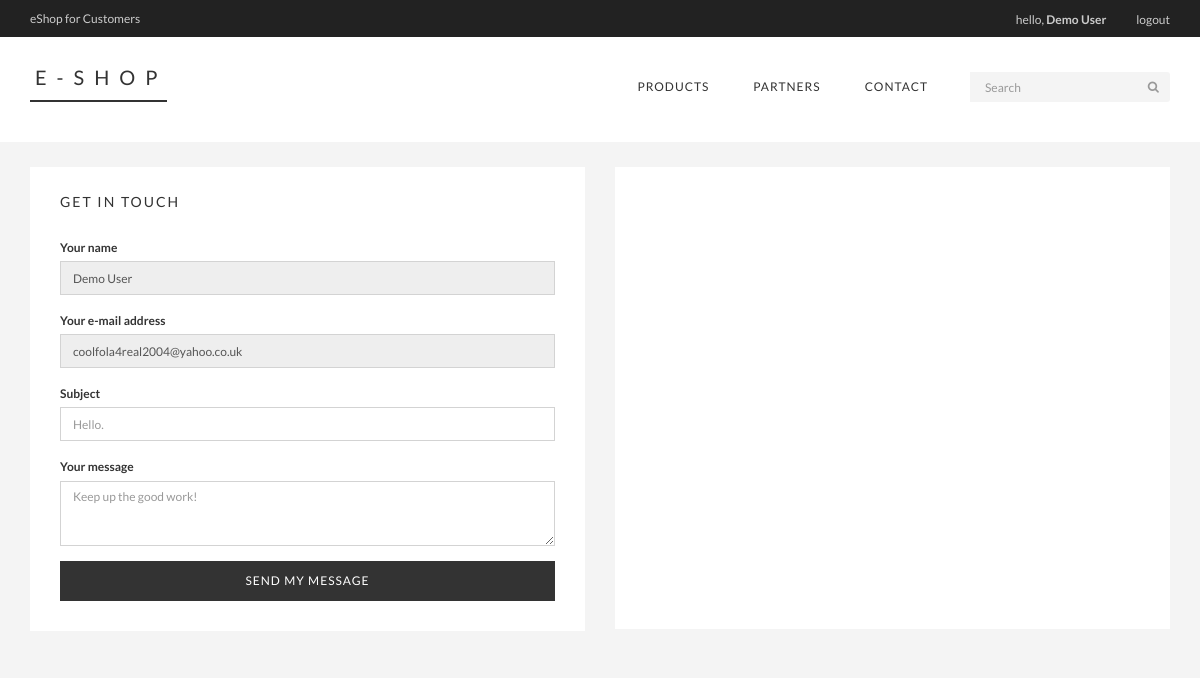
The app's page /contact.php (signed in) with its own data.
### tables this page shows
CREATE TABLE `users` (
  `user_id` int(11) NOT NULL,
  `user_name` varchar(32) NOT NULL,
  `user_email` varchar(1024) NOT NULL,
  `user_password` varchar(512) NOT NULL,
  `user_code` varchar(100) NOT NULL,
  `user_timestamp` int(11) NOT NULL,
  `user_confirmed` int(11) NOT NULL DEFAULT '0',
  `user_string` varchar(35) NOT NULL DEFAULT '0'
);

### config/init.php (called while the page is built, shortened)
<?php
include_once 'classes/General.php';
include_once 'classes/User.php';
include_once 'connect/connect.php';
$general = new General();
$users = new User($db);
if ($general->userLoggedIn() === true)  {
  $userId = $_SESSION['userId'];
  $user = $users->userData($userId);
}
?>

### config/classes/General.php (called while the page is built, shortened)
<?php
class General {
  public function userLoggedIn () {
    return(isset($_SESSION['userId'])) ? true : false;
  }
}

### config/classes/User.php (called while the page is built, shortened)
<?php
class User {
  private $db;
  public function __construct($database) {
    $this->db = $database;
  }
  public function userData($userId) {
    $query = $this->db->prepare("SELECT * FROM `users` WHERE `user_id`= ?");
    $query->bindValue(1, $userId);
    try {
      $query->execute();
      return $query->fetch();
    } catch(PDOException $e){
      die($e->getMessage());
    }
  }
}

### contact.php (the view, shortened to what this page needs)
<?php
include_once 'config/init.php';
?>
<!DOCTYPE html>
<html lang="en">
  <head>
    <link href="css/bootstrap.min.css" rel="stylesheet">
    <link href="css/font-awesome.min.css" rel="stylesheet">
    <link href="css/main.css" rel="stylesheet">
  </head>
<body class="eShop contact">
<?php include_once 'header.php'; ?>
  <div class="container">
    <div class="row">
      <div class="col-md-6">
        <div class="panel panel-default">
          <div class="panel-heading">
            <div class="panel-title">Get in touch</div>
          </div>
          <div class="panel-body">
            <form accept-charset="UTF-8" role='form' method="post">
              <div class="form-group">
                <label for="contactName" class="control-label">Your name</label>
                <?php if($general->userLoggedIn()) { ?>
                <input type="text" id="contactName" name="contactName"
                       class="form-control" placeholder="Full name" value="<?php echo $user['user_name']; ?>" readonly/>
                <?php } else if ($general->vendorLoggedIn()) { ?>
                <input type="text" id="contactName" name="contactName"
                       class="form-control" placeholder="Full name" value="<?php echo $vendor['vendor_name']; ?>" readonly/>
                <?php } else { ?>
                <input type="text" id="contactName" name="contactName"
                       class="form-control" placeholder="Full name"/>
                <?php } ?>
              </div>
              <div class="form-group">
                <label for="contactEmail" class="control-label">Your e-mail address</label>
                <?php if($general->userLoggedIn()) { ?>
                  <input type="email" id="contactEmail" name="contactEmail"
                         class="form-control" placeholder="example@domain.com" value="<?php echo $user['user_email']; ?>" readonly/>
                <?php } else if ($general->vendorLoggedIn()) { ?>
                  <input type="email" id="contactEmail" name="contactEmail"
                         class="form-control" placeholder="example@domain.com" value="<?php echo $vendor['vendor_email']; ?>" readonly/>
                <?php } else { ?>
                  <input type="email" id="contactEmail" name="contactEmail"
                         class="form-control" placeholder="example@domain.com"/>
                <?php } ?>
              </div>
              <div class="form-group">
                <label for="contactSubject" class="control-label">Subject</label>
                <input type="text" id="contactSubject" name="contactSubject"
                       class="form-control" placeholder="Hello." autofocus
                       value="<?php if(isset($_POST['contactSubject'])) echo htmlentities($_POST['contactSubject']); ?>"/>
              </div>
              <div class="form-group">
                <label for="contactMessage" class="control-label">Your message</label>
                <textarea id="contactMessage" name="contactMessage" rows="3"
                       class="form-control" placeholder="Keep up the good work!"
                       value="<?php if(isset($_POST['contactMessage'])) echo htmlentities($_POST['contactMessage']); ?>"></textarea>
              </div>
              <button type="submit" id="contactUs" name="contactUs" class='btn btn-primary btn-lg btn-block'>Send my message</button>
            </form>
          </div>
        </div>
      </div>
      <div class="col-md-6">
        <div id="map-canvas">
        </div>
      </div>
    </div>
  </div>
<?php
include_once 'footer.php';
?>

### header.php (shortened to what this page needs)
<header id="header">
  <div class="header_top">
    <div class="container">
      <?php if($general->userLoggedIn()) { ?>
      <div class="row">
        <div class="col-sm-6">
          <div class="brand">
            <ul class="nav nav-pills">
              <li><a href="/eshop/views/users/home.php">eShop for Customers</a></li>
            </ul>
          </div>
        </div>
        <div class="col-sm-6">
          <div class="user-menu pull-right">
            <ul class="nav navbar-nav">
              <li><a href="/eshop/views/users/home.php">hello, <b><?php echo $user['user_name'];?></b></a></li>
              <li><a href="/eshop/logout.php">logout</a></li>
            </ul>
          </div>
        </div>
      </div>
      <?php } else if($general->vendorLoggedIn()) { ?>
      <div class="row">
        <div class="col-sm-6">
          <div class="brand">
            <ul class="nav nav-pills">
              <li><a href="/eshop/views/vendors/home.php">eShop for Partners</a></li>
            </ul>
          </div>
        </div>
        <div class="col-sm-6">
          <div class="user-menu pull-right">
            <ul class="nav navbar-nav">
              <li><a href="/eshop/views/vendors/home.php">hello, <b><?php echo $vendor['vendor_name'];?></b></a></li>
              <li><a href="/eshop/logout.php">logout</a></li>
            </ul>
          </div>
        </div>
      </div>
      <?php } else if($general->adminLoggedIn()) { ?>
      <div class="row">
        <div class="col-sm-6">
          <div class="brand">
            <ul class="nav nav-pills">
              <li><a href="/eshop/admin/home.php">eShop Admin panel</a></li>
            </ul>
          </div>
        </div>
        <div class="col-sm-6">
          <div class="user-menu pull-right">
            <ul class="nav navbar-nav">
              <li><a href="/eshop/admin/home.php">hello, <b>Admin</b></a></li>
              <li><a href="/eshop/logout.php">logout</a></li>
            </ul>
          </div>
        </div>
      </div>
      <?php } ?>
    </div>
  </div>
  <div class="header-bottom">
    <div class="container">
      <div class="row">
        <div class="col-sm-4">
          <div class="logo pull-left">
            <a href="/eshop/">E-SHOP</a>
          </div>
        </div>
        <div class="col-sm-8">
          <div class="shop-menu pull-right">
            <ul class="nav navbar-nav">
              <li><a href="/eshop/">Products</a></li>
              <li><a href="/eshop/partners.php">Partners</a></li>
              <li><a href="/eshop/contact.php">Contact</a></li>
            </ul>
            <form action="/eshop/search.php" method="get" id="searchForm">
              <div class="input-group input-group-sm search">
                  <input type="text" class="form-control" placeholder="Search" name="q">
                  <div class="input-group-btn">
                    <button class="btn btn-default" type="submit"><i class="fa fa-search"></i></button>
                  </div>
              </div>
            </form>
          </div>
        </div>
      </div>
    </div>
  </div>
</header>

### css/main.css (style rules this page uses)
body { font-family: 'Lato', sans-serif; position: relative; font-weight: 400; background: #f4f4f4; padding-top: 167px; }
ul li { list-style: none; }
.eShop .panel, .eShop .panel-heading, .eShop .panel-body, .eShop .panel-footer, .thumbnail { background-color: #ffffff; border: 0; border-radius: 0; box-shadow: none; }
.eShop .panel { padding: 15px; }
.eShop .panel-title { font-family: 'Lato', sans-serif; text-shadow: none; color: #333; font-size: 14px; font-weight: 400; letter-spacing: 2px; text-transform: uppercase; }
.btn { border-radius: 0; box-shadow: none; outline: none; font-size: 12px; text-transform: uppercase; letter-spacing: 1px; }
.btn-primary { background-color: #333; border: 2px solid #333; color: white; }
.btn-default { background-color: #fff; border: 2px solid #333; color: #333; }
input[type='text'], input[type='password'], input[type='email'], input[type='url'], input[type='number'], textarea.form-control { border-radius: 0; border-color: lightgray; box-shadow: none; outline: none; font-size: 12px; }
label { font-size: 12px; }
#header { position: fixed; width: 100%; left: 0; top: 0; z-index: 100; }
.header_top { font-size: 11px; color: #bbb; background: #222; font-weight: 400; }
.brand ul li:first-child { margin-left: -15px; }
.brand ul li a { font-size: 12px; color: #ccc; font-family: 'Lato', sans-serif; }
.user-menu ul li { display:inline-block; padding-left: 15px; padding-right: 15px; }
.user-menu ul li:last-child { padding-right: 0; }
.user-menu ul li a { color: #ccc; font-family: 'Lato', sans-serif; font-size: 12px; font-weight: 400; padding: 0; margin-top: 10px; }
.header-bottom { padding: 30px 15px 30px; background-color: #ffffff; margin-bottom: 30px; transition: all .5s ease-in-out; -webkit-transition: all .5s ease-in-out; -moz-transition: all .5s ease-in-out; }
.logo { line-height: 20px; padding: 0 0 10px 5px; margin: 0; border-bottom: 2px solid #333333; }
.logo a { font-size: 20px; color: #333; letter-spacing: 10px; transition: font-size .5s ease-in-out; -webkit-transition: font-size .5s ease-in-out; -moz-transition: font-size .5s ease-in-out; }
.shop-menu ul li { display: inline-block; padding: 10px; }
.shop-menu ul li:last-child { padding-right: 0; }
.shop-menu ul li a { font-family: 'Lato', sans-serif; text-shadow: none; color: #333; display: block; font-size: 12px; font-weight: 400; letter-spacing: 1px; line-height: 20px; position: relative; padding: 0 12px; text-decoration: none; text-transform: uppercase; z-index: 6; }
.search { padding: 5px 0 5px 30px; width: 230px; }
.search input.form-control { padding: 6px 15px; opacity: 1; margin: 0; background: #f4f4f4; color: #555; border: none; box-shadow: none; border-radius: 0; transition: height .5s ease-in-out; -webkit-transition: height .5s ease-in-out; -moz-transition: height .5s ease-in-out; }
.search button.btn { background-color: #f4f4f4; border: none; box-shadow: none; color: #999; border-radius: 0; transition: height .5s ease-in-out; -webkit-transition: height .5s ease-in-out; -moz-transition: height .5s ease-in-out; }
form#searchForm { display: inline-block; }
#map-canvas { width: 100%; height: 462px; background-color: white; }

### records on screen
users: user_name "Demo User", contactName "Demo User", contactEmail "coolfola4real2004@yahoo.co.uk"
